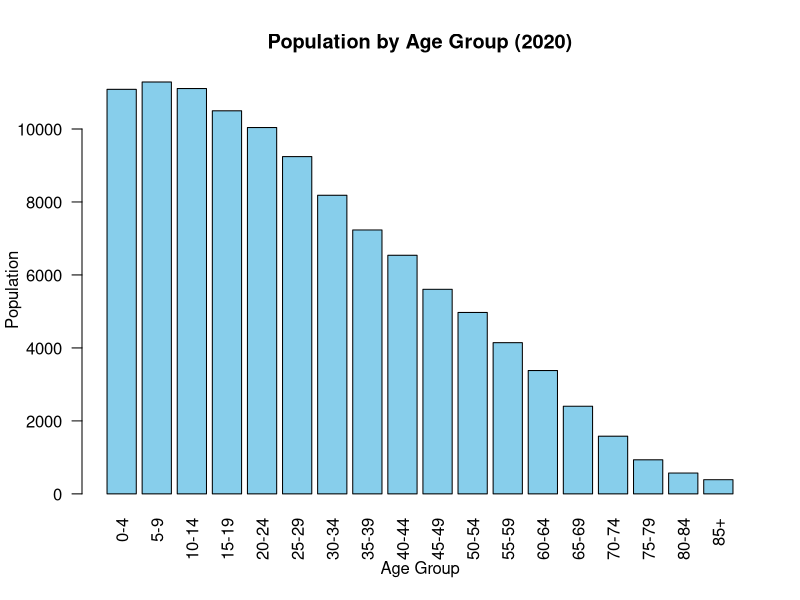

Write R code to recreate this figure.
age_groups <- c(
  "0-4", "5-9", "10-14", "15-19", "20-24", "25-29",
  "30-34", "35-39", "40-44", "45-49", "50-54",
  "55-59", "60-64", "65-69", "70-74", "75-79", "80-84", "85+"
)

population <- c(
  11087, 11288, 11109, 10499, 10040, 9244,
  8184, 7233, 6539, 5607, 4972,
  4144, 3381, 2402, 1581, 934, 571, 389
)

barplot(
  population,
  names.arg = age_groups,
  col = "skyblue",
  border = "black",
  las = 2,           
  main = "Population by Age Group (2020)",
  xlab = "Age Group",
  ylab = "Population"
)
